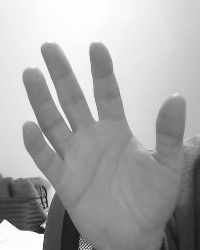
#> input picture Hands/frame1014.jpg, 200 x 250 px, found by its file name; its folder holds 4 pictures in this run
$ jupyter execute --allow-errors TDT_function2.ipynb
#> lines starting #> are read from the running program, lines starting #| are printed output that depends on the picture
[cell 1]
import os
import itertools
import progressbar
import cv2
import numpy as np
import pandas as pd

[cell 2]
class TDT():

    def __init__(self, path, label, path_out):
        self.path = path
        self.label = label
        self.path_out = path_out


    def copy_to_path(self, cut, subset=None):

#> called with cut = False
        files = os.listdir(self.path)
        files = [x for x in files if x.endswith('.jpg')]

        if subset != None:
            files = pd.Series(files).iloc[subset].tolist()

        datasets = tdt_split(files)
        os.makedirs(self.path_out + 'train/' + self.label, exist_ok=True)
        os.makedirs(self.path_out + 'dev/' + self.label, exist_ok=True)
        os.makedirs(self.path_out + 'test/' + self.label, exist_ok=True)

        dat_type = ['train', 'dev', 'test']

        if not cut:
            for i in range(len(dat_type)):
                print("working on:", self.path_out + dat_type[i] + '/' + self.label + '/')
                copy_reduce_image(self.path, datasets[dat_type[i]], self.path_out + dat_type[i] + '/' + self.label + '/')
#> in copy_reduce_image, img is the input picture: shape (250, 200); min 16, max 255, mean 169.5
#> in copy_reduce_image, `img = cv2.resize(img, (80, 100))`:
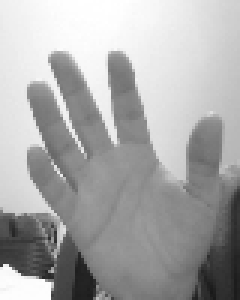
#> img: shape (100, 80) (shown 3 times larger); min 25, max 255, mean 169.4
#> pass 2 of the loop in copy_to_path, `for i in range(len(dat_type)):`:
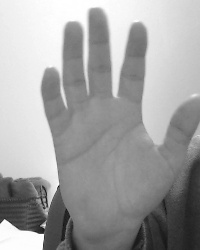
#> input picture Hands/frame1026.jpg, 200 x 250 px, found by its file name
#> in copy_reduce_image, img is the input picture: shape (250, 200); min 11, max 255, mean 162.5
#> in copy_reduce_image (call 2), `img = cv2.resize(img, (80, 100))`:
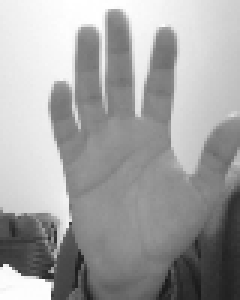
#> img: shape (100, 80) (shown 3 times larger); min 24, max 255, mean 162.4
        else:
            for i in range(len(dat_type)):
                print("working on:", self.path_out + dat_type[i] + '/' + self.label + '/')
                copy_cut_image(self.path, datasets[dat_type[i]], self.path_out + dat_type[i] + '/' + self.label + '/')


def tdt_split(files):
    files = pd.Series(files)
    subsample = pd.Series(np.random.choice(3, len(files), p=[0.7, 0.15, 0.15]))
    df = pd.DataFrame({'files': files, 'sample': list(subsample)})
    dict = {}
    dict['train'] = df.files[df['sample'] == 0]
    dict['dev'] = df.files[df['sample'] == 1]
    dict['test'] = df.files[df['sample'] == 2]

    return dict


def copy_reduce_image(path_in, folder, path_out):
    files = list(folder)
    for i in range(len(files)):
        img = cv2.imread(path_in + files[i], 0)
        img = cv2.resize(img, (80, 100))
#         img = cv2.flip(img, 0)
        cv2.imwrite(path_out + files[i], img)


def copy_cut_image(path_in, folder, path_out):
    files = list(folder)
    for i in range(len(files)):
        img = cv2.imread(path_in + files[i], 0)
        img = img[100:180, 100:200]
        if img.shape == (80, 100):
            cv2.imwrite(path_out + files[i], img)

[cell 3]
# path1 = '/Users/alejandro/Downloads/Hands/'
# path2 = '/Users/alejandro/Downloads/cocostuff-10k-v1/images/'
# path_out = '/Users/alejandro/AnacondaProjects/Hand_Data/'

[cell 4]
path1 = '/Users/alejandro/AnacondaProjects/Hand_Data/Hands/'
path2 = '/Users/alejandro/AnacondaProjects/Hand_Data/No_hands/'
path_out = '/Users/alejandro/AnacondaProjects/Hand_Data/'

[cell 5]
hands = TDT(path1, 'hand', path_out)
hands.copy_to_path(cut=False, subset=None)

[cell 6]
no_hands = TDT(path2, 'no_hand', path_out)
#> (the rest of this cell did not finish here and is left out)
